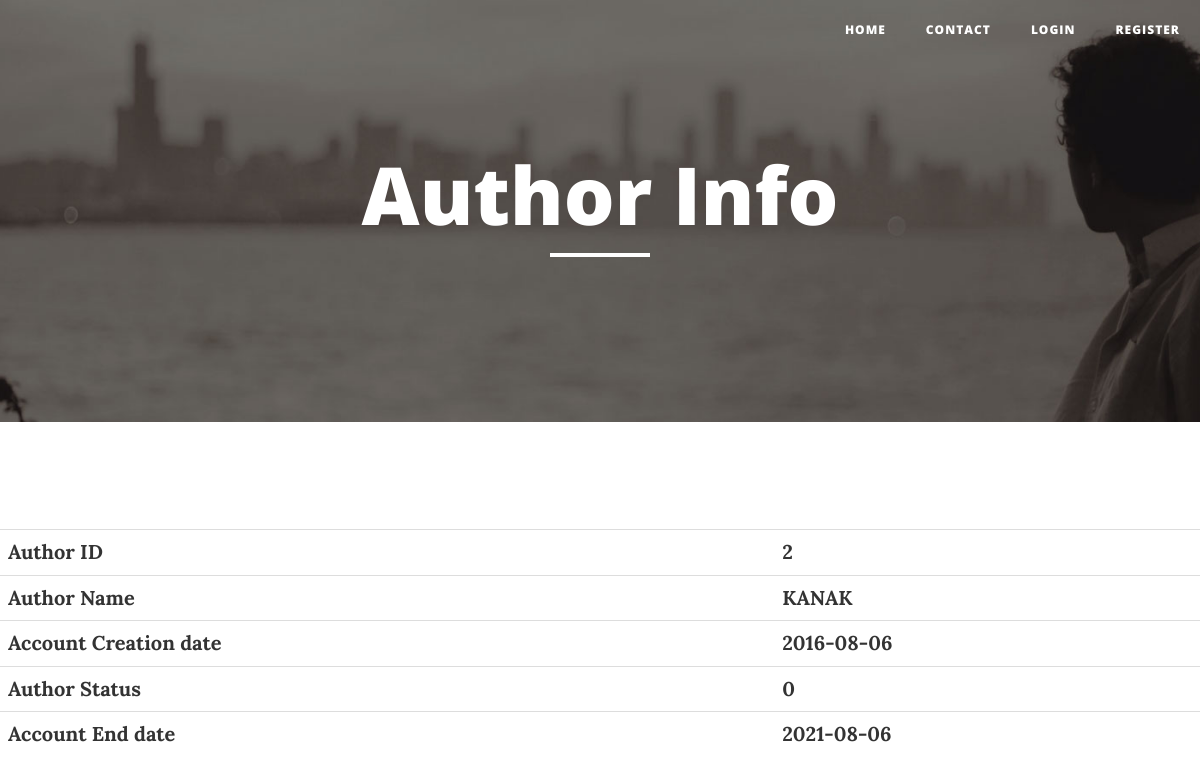
Screenshot of /author.php?x=2 with the database file from the repository.
### tables this page shows
CREATE TABLE `blogger_info` (
  `blogger_id` int(11) NOT NULL,
  `blogger_username` varchar(255) DEFAULT NULL,
  `blogger_password` varchar(255) DEFAULT NULL,
  `blogger_creation_date` date DEFAULT NULL,
  `blogger_is_active` tinyint(1) DEFAULT NULL,
  `blogger_updated_date` date DEFAULT NULL,
  `blogger_end_date` date DEFAULT NULL
);

### class.php (called while the page is built, shortened)
<?php
       class viewer{
        public function __construct($connect){
            $this->connect=$connect;
        }
        public function author($id){
          $query="select * from blogger_info where blogger_id='$id'";
          $result=$this->connect->query($query);
    while($row=$result->fetch_array(MYSQLI_ASSOC)) {
        $array[1][1]=$row['blogger_id'];
        $array[1][2]=$row['blogger_username'];
        $array[1][3]=$row['blogger_creation_date'];
        $array[1][4]=$row['blogger_is_active'];
        $array[1][5]=$row['blogger_end_date'];
       }
       return $array;
        }
       }
?>

### author.php (the view, shortened to what this page needs)
<?php
include("config.php");
include("class.php");
?>
<!DOCTYPE html>
<html lang="en">
<head>
    <link href="vendor/bootstrap/css/bootstrap.min.css" rel="stylesheet">
    <link href="css/clean-blog.min.css" rel="stylesheet">
    <link href="vendor/font-awesome/css/font-awesome.min.css" rel="stylesheet" type="text/css">
    <link rel="stylesheet" href="http://cdnjs.cloudflare.com/ajax/libs/font-awesome/4.6.3/css/font-awesome.min.css">
</head>
<body>
    <nav class="navbar navbar-default navbar-custom navbar-fixed-top">
        <div class="container-fluid">
            <div class="collapse navbar-collapse" id="bs-example-navbar-collapse-1">
                <ul class="nav navbar-nav navbar-right">
                    <li>
                        <a href="viewer.php">Home</a>
                    </li>
                    <li>
                        <a href="contact.php">Contact</a>
                    </li>
                    <li>
                        <a href="signin.php">Login</a>
                    </li>
                    <li>
                        <a href="register.php">Register</a>
                    </li>
                </ul>
            </div>
        </div>
    </nav>
    <header class="intro-header" style="background-image: url('img/about-bg.jpg')">
        <div class="container">
            <div class="row">
                <div class="col-lg-8 col-lg-offset-2 col-md-10 col-md-offset-1">
                    <div class="site-heading">
                        <h1>Author Info</h1>
                        <hr class="small">
                    </div>
                </div>
            </div>
        </div>
    </header><br><br>
<?php
$id=$_GET['x'];
$viewer=new viewer($connect);
$array=$viewer->author($id);
echo'<center>
<table class="table" width="200px">';
      echo "<tr>
        <td><b>Author ID</b></td>
        <td><b>".$array[1][1]."</b></td>
        </tr>
        <tr>
        <td><b>Author Name</b></td>
        <td><b>".$array[1][2]."</b></td>
        </tr>
        <tr>
        <td><b>Account Creation date</b></td>
        <td><b>".$array[1][3]."</b></td>
        </tr>
        <tr>
        <td><b>Author Status</b></td>
        <td><b>".$array[1][4]."</b></td>
        </tr>
         <tr>
        <td><b>Account End date</b></td>
        <td><b>".$array[1][5]."</b></td>
        </tr>
        ";
echo "
</table></center>";
?>
</body>
</html>

### rows the page displays
blogger_info: blogger_id "2", blogger_username "KANAK", blogger_creation_date "2016-08-06", blogger_is_active "0", blogger_end_date "2021-08-06"
